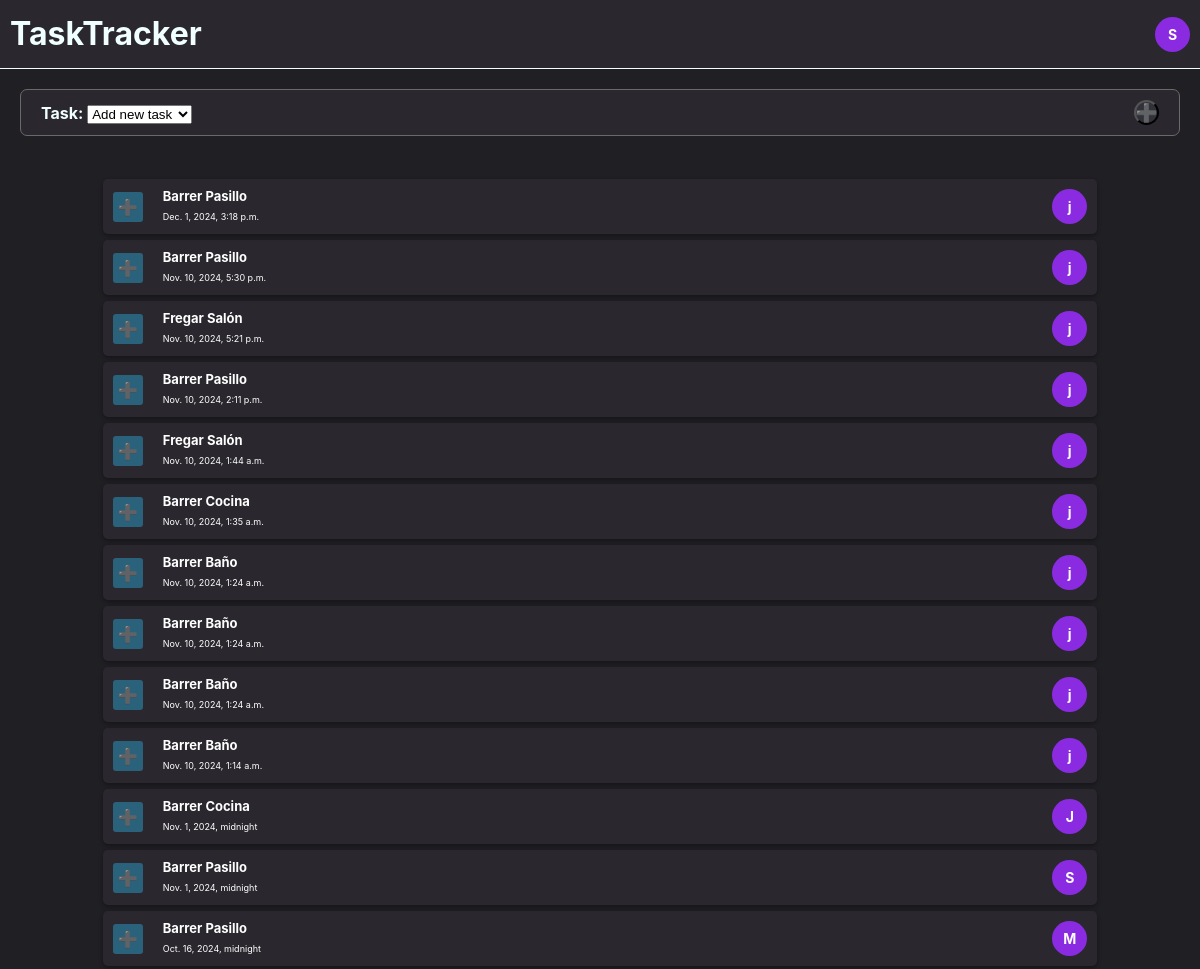
The page / (signed in) on the database its author committed.
### app/models.py (models this page shows, shortened)
class HouseMember(models.Model):
    user = models.OneToOneField(User, on_delete=models.CASCADE)
    iconchar = models.CharField(max_length=8)
    color_hex = models.CharField(
        max_length=7,  # Length includes the '#' symbol
        validators=[
            RegexValidator(
                regex=r'^#([A-Fa-f0-9]{6})$',
                message="Enter a valid hex color code (e.g., #AABBCC)."
            )
        ],
        default="#FFFFFF"
    )

class TaskCompletionRecord(models.Model):
    task = models.ForeignKey(Task, on_delete=models.CASCADE)
    timestamp = models.DateTimeField(default=models.functions.Now())
    user = models.ForeignKey(User, blank=False, on_delete=models.CASCADE)

class Task(models.Model):
    desc = models.CharField(max_length=80, blank=False)
    def __str__(self):
        return self.desc

### app/views.py (the view)
# urls.py: path('', views.render_task_record, name='task_record'),
@login_required
def render_task_record(request):
    if request.method == 'POST':
        form = forms.TaskRecordForm(request.POST)
        if form.is_valid():
            TaskCompletionRecord(
                user=request.user,
                task=form.cleaned_data["task"]
            ).save()
        return redirect('task_record')
    else:
        form = forms.TaskRecordForm()
    task_records = TaskCompletionRecord.objects.all().order_by("-timestamp")
    return render(request, 'records.html', {"form": form, 'task_records': task_records})

### app/forms.py
class TaskRecordForm(forms.Form):
    task = forms.ModelChoiceField(
        queryset=models.Task.objects.all(),
        empty_label="Add new task"
    )

### app/templates/records.html (shortened to what this page needs)
{% extends 'base.html' %}
{% block content %}
<div class="container add-task-section">
    <form action="{% url 'task_record' %}" method="post">
        <div class="task-header">
            <div class="task-header-text">
                {{ form }}
            </div>
            <button type="submit" class="task-header-icon"> &#x2795;</button>
        </div>
    </form>
</div>
<div class="container task-record-container">
    {% for record in task_records %}
        {% include '_task_record_itembox.html' with task_icon="&#x2795" record=record %}
    {% endfor %}
</div>
{% endblock %}

### app/templates/base.html (shortened to what this page needs)
<!DOCTYPE html>
<html lang="en">
<head>
    {% load static %}
    <link rel="stylesheet" type="text/css" href="{% static 'app/style.css' %}">
</head>
<body class="body-background">
    <header class="site-header">
        <h1>TaskTracker</h1>
        <div class="header-user-icon">
            <div class="task-record-item-user">
                {{ user.housemember.iconchar }}
            </div>
        </div>
    </header>
    <main>
        {% block content %}
        {% endblock %}
    </main>
</body>
</html>

### app/templates/_task_record_itembox.html
<div class="task-record-itembox">
    <div class="task-item-section">
        <div class="task-record-item-image">
            {{ task_icon }}
        </div>
    </div>
    <div class="task-record-item-body">
        <span class="task-title">{{ record.task.desc }}</span>
        <span class="task-subtitle">{{ record.timestamp }}</span>
    </div>
    <div class="task-item-section">
        <div class="task-record-item-user">{{ record.user.housemember.iconchar }}</div>
    </div>
</div>

### app/static/app/style.css (style rules this page uses)
*, *::before, *::after { margin: 0; padding: 0; box-sizing: border-box; }
.body-background { background-color: #201f23; font-family: -apple-system, BlinkMacSystemFont, "Segoe UI", Roboto, "Helvetica Neue", Arial, sans-serif; font-size: 1rem; line-height: 1.5; color: #fff; }
.container { width: 100%; padding-right: 15px; padding-left: 15px; margin-right: auto; margin-left: auto; }
.site-header { width: 100%; color: azure; background-color: rgba(221, 215, 250, 0.05); padding: 10px; text-align: center; border-bottom: 1px solid azure; display: flex; justify-content: space-between; }
.header-user-icon { display: flex; align-items: center; }
.add-task-section { padding: 20px 20px 40px 20px; }
.task-header { background-color: rgba(221, 215, 250, 0.05); display: flex; justify-content: space-between; align-items: center; color: azure; padding: 10px 20px; border: thin solid rgb(105, 105, 105); border-radius: 7px; cursor: pointer; transition: background-color 0.3s; }
.task-header-icon { display: flex; align-items: center; justify-content: center; height: 25px; width: 25px; border-radius: 50%; background-color: rgba(221, 215, 250, 0.05); font-size: 18px; }
.task-header-text { font-size: 16px; font-weight: bold; color: azure; }
.task-record-container { display: flex; align-items: center; flex-direction: column; }
.task-record-itembox { width: 85%; background-color: rgba(221, 215, 250, 0.05); display: flex; flex-direction: row; justify-content: space-between; align-items: center; border-radius: 5px; padding: 0; margin: 3px; box-shadow: 0 2px 4px rgba(0, 0, 0, 0.332); }
.task-item-section { padding: 10px; display: flex; align-items: center; justify-content: center; }
.task-record-item-image { width: 30px; height: 30px; border-radius: 10%; background-color: rgba(43, 174, 226, 0.434); color: white; display: flex; align-items: center; justify-content: center; font-size: 16px; font-weight: bold; }
.task-record-item-body { flex-grow: 1; display: flex; flex-direction: column; align-items: flex-start; color: white; justify-content: flex-start; padding: 5px 10px; }
.task-title { font-size: 13px; font-weight: bold; color: white; margin: 0; padding: 0; }
.task-subtitle { font-size: 9px; color: white; margin: 3px 0px; padding: 0; }
.task-record-item-user { width: 35px; height: 35px; border-radius: 50%; background-color: blueviolet; color: white; display: flex; align-items: center; justify-content: center; font-size: 14px; font-weight: bold; }

### rows shown on the page
TaskCompletionRecord: task_icon "➕", task.desc "Barrer Pasillo", timestamp "Dec. 1, 2024, 3:18 p.m.", user.housemember.iconchar "j"
TaskCompletionRecord: task_icon "➕", task.desc "Barrer Pasillo", timestamp "Nov. 10, 2024, 5:30 p.m.", user.housemember.iconchar "j"
TaskCompletionRecord: task_icon "➕", task.desc "Fregar Salón", timestamp "Nov. 10, 2024, 5:21 p.m.", user.housemember.iconchar "j"
TaskCompletionRecord: task_icon "➕", task.desc "Barrer Pasillo", timestamp "Nov. 10, 2024, 2:11 p.m.", user.housemember.iconchar "j"
TaskCompletionRecord: task_icon "➕", task.desc "Fregar Salón", timestamp "Nov. 10, 2024, 1:44 a.m.", user.housemember.iconchar "j"
TaskCompletionRecord: task_icon "➕", task.desc "Barrer Cocina", timestamp "Nov. 10, 2024, 1:35 a.m.", user.housemember.iconchar "j"
TaskCompletionRecord: task_icon "➕", task.desc "Barrer Baño", timestamp "Nov. 10, 2024, 1:24 a.m.", user.housemember.iconchar "j"
TaskCompletionRecord: task_icon "➕", task.desc "Barrer Baño", timestamp "Nov. 10, 2024, 1:24 a.m.", user.housemember.iconchar "j"
TaskCompletionRecord: task_icon "➕", task.desc "Barrer Baño", timestamp "Nov. 10, 2024, 1:24 a.m.", user.housemember.iconchar "j"
TaskCompletionRecord: task_icon "➕", task.desc "Barrer Baño", timestamp "Nov. 10, 2024, 1:14 a.m.", user.housemember.iconchar "j"
TaskCompletionRecord: task_icon "➕", task.desc "Barrer Cocina", timestamp "Nov. 1, 2024, midnight", user.housemember.iconchar "J"
TaskCompletionRecord: task_icon "➕", task.desc "Barrer Pasillo", timestamp "Nov. 1, 2024, midnight", user.housemember.iconchar "S"
TaskCompletionRecord: task_icon "➕", task.desc "Barrer Pasillo", timestamp "Oct. 16, 2024, midnight", user.housemember.iconchar "M"

### other values the page prints
{{ user.housemember.iconchar }} "S"
